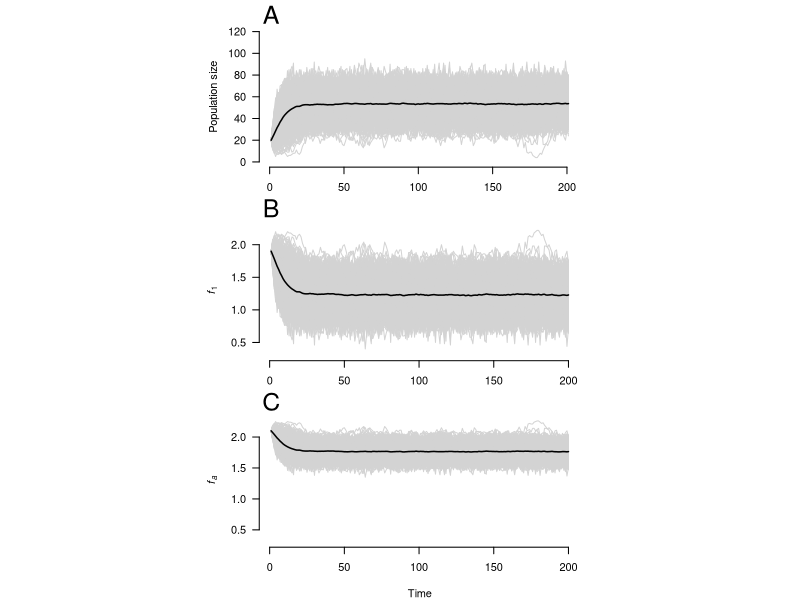

This figure's R source:
# Schaub & Kéry (2022) Integrated Population Models
# Chapter 3 : Introduction to stage-structured population models
# ----------------------------------------------------
# Code from proofs.

# 3.3 Classical analysis of a matrix population model
# ===================================================

# 3.3.6 Matrix population models with density-dependence and
#       demographic stochasticity
# -----------------------------------------------------------

# Define means of the demographic rates and strength of density-dependence
mean.sj <- 0.3
mean.sa <- 0.55
f1.int <- 2.3     # Productivity of 1y females when population size is 0
f1.beta <- -0.02  # Strength of density-dependence on productivity of 1y

# This is simply the slope of the regression of f1 on N
fa.int <- 2.3     # Productivity of adult females when population size is 0
fa.beta <- -0.01  # Strength of density-dependence on productivity of adults

# Define the number of years with predictions
T <- 200
nsim <- 1000

# Define population matrix and initial stage-specific population sizes
N <- array(NA, dim=c(2, T+1, nsim))
N[,1,] <- c(10, 10)
r <- f1 <- fa <- matrix(NA, nrow=T, ncol=nsim)

# Project population
for (s in 1:nsim){
  if(s %% 100 == 0) {cat(paste("*** Simrep", s, "***\n")) } # Counter
  for (t in 1:T){
    f1[t,s] <- f1.int + f1.beta * sum(N[,t,s])
    fa[t,s] <- fa.int + fa.beta * sum(N[,t,s])
    N[1,t+1,s] <- rpois(1, mean.sj * (f1[t,s] * N[1,t,s] + fa[t,s] * N[2,t,s]))
    N[2,t+1,s] <- rbinom(1, sum(N[,t,s]), mean.sa)
  } #t
} #s

# ~~~~ code for Fig. 3.16 ~~~~
op <- par(mar=c(2, 4, 2, 1), las=1, cex=1.1, "mfrow")
layout(matrix(1:3, 3, 1, byrow=TRUE), widths=2, heights=c(1, 1, 1.1), TRUE)
plot(colSums(N[,,1]), type="l", col="lightgrey", ylim=c(0, 120),
    ylab="Population size", xlab="", axes=FALSE)
axis(1); axis(2)
for (s in 2:nsim){
  lines(colSums(N[,,s]), col="lightgrey")
}
Nall <- apply(N, c(2,3), sum)
lines(apply(Nall, 1, mean), col="black", lwd=1.5)
mtext("A", at=1, cex=1.5)

f1[f1==f1.int] <- NA
plot(f1[,1], type="l", col="lightgrey", ylim=c(0.3, 2.3),
    ylab=expression(italic(f)[1]), xlab=NA, axes=FALSE)
axis(1); axis(2)
for (s in 2:nsim){
  lines(f1[,s], col="lightgrey")
}
lines(apply(f1, 1, mean, na.rm=TRUE), col="black", lwd=1.5)
mtext("B", at=1, cex=1.5)

par(mar=c(4,4,2,1))
fa[fa==fa.int] <- NA
plot(fa[,1], type="l", col="lightgrey", ylim=c(0.3, 2.3),
    ylab=expression(italic(f)[italic(a)]), xlab="Time", axes=FALSE)
axis(1); axis(2)
for (s in 2:nsim){
  lines(fa[,s], col="lightgrey")
}
lines(apply(fa, 1, mean, na.rm=TRUE), col="black", lwd=1.5)
mtext("C", at=1, cex=1.5)
par(op)
# ~~~~~~~~~~~~~~~~~~~~~~~~~~~~~~~~~~~~~~~~~~~~~~~~~~~~~~~~~

mean(Nall[T+1,])
# [1] 52.687

mean(f1[T,], na.rm=TRUE)
# [1] 1.237938
mean(fa[T,], na.rm=TRUE)
# [1] 1.768969

mean(Nall[201,] == 0)
# [1] 0.001
